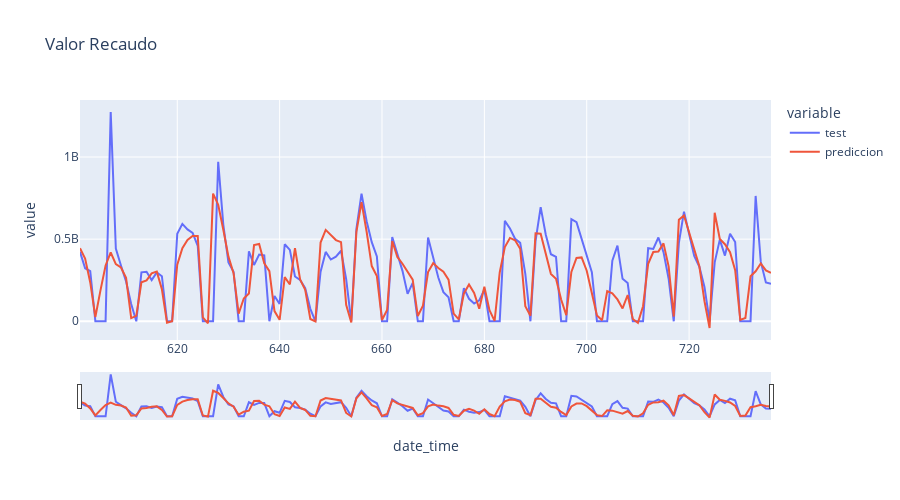

Here is the notebook cell this chart was saved with:
### Code cell
# Gráfico interactivo serie temporal
# ==============================================================================
datos_plot = pd.DataFrame({
                'test': datos_test['value'],
                'prediccion': predicciones['pred'],

                 })
datos_plot.index.name = 'date_time'

fig = px.line(
    data_frame = datos_plot.reset_index(),
    x      = 'date_time',
    y      = datos_plot.columns,
    title  = 'Valor Recaudo',
    width  = 900,
    height = 500
)

fig.update_xaxes(rangeslider_visible=True)
fig.show()

### Figure 1 — Plotly figure (JSON) as saved in the notebook; plotly's stock layout.template omitted (floating-point values rounded to 4 significant figures; data arrays with more than 128 entries replaced by an {"elided": "..."} marker saying what was removed)
{"data": [{"hovertemplate": "variable=test<br>date_time=%{x}<br>value=%{y}<extra></extra>", "legendgroup": "test", "line": {"color": "#636efa", "dash": "solid"}, "marker": {"symbol": "circle"}, "mode": "lines", "name": "test", "orientation": "v", "showlegend": true, "type": "scatter", "x": {"elided": "136 int values"}, "xaxis": "x", "y": {"elided": "136 int values"}, "yaxis": "y"}, {"hovertemplate": "variable=prediccion<br>date_time=%{x}<br>value=%{y}<extra></extra>", "legendgroup": "prediccion", "line": {"color": "#EF553B", "dash": "solid"}, "marker": {"symbol": "circle"}, "mode": "lines", "name": "prediccion", "orientation": "v", "showlegend": true, "type": "scatter", "x": {"elided": "136 int values"}, "xaxis": "x", "y": {"elided": "136 float values"}, "yaxis": "y"}], "layout": {"height": 500, "legend": {"title": {"text": "variable"}, "tracegroupgap": 0}, "title": {"text": "Valor Recaudo"}, "width": 900, "xaxis": {"anchor": "y", "domain": [0, 1], "rangeslider": {"visible": true}, "title": {"text": "date_time"}}, "yaxis": {"anchor": "x", "domain": [0, 1], "title": {"text": "value"}}}}
